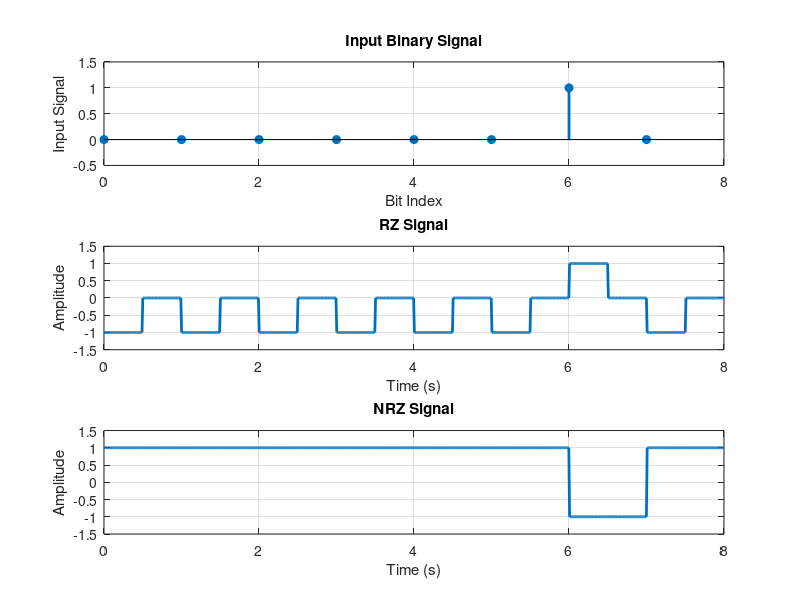

MATLAB code for this plot:
clc;
clear;
close all;

input_signal = [0 0 0 0 0 0 1 0];
n = length(input_signal);
bit_rate = 1;
samples_per_bit = 100;
time = linspace(0, n, n * samples_per_bit);

rz_signal = zeros(1, length(time));
nrz_signal = zeros(1, length(time));

for i = 1:n
    t_index = (i - 1) * samples_per_bit + 1 : i * samples_per_bit;
    
    
    if input_signal(i) == 0
        nrz_signal(t_index) = 1;
    else
        nrz_signal(t_index) = -1;
    end
    
    mid = round(samples_per_bit / 2);
    if input_signal(i) == 1
        rz_signal(t_index(1:mid)) = 1;
        rz_signal(t_index(mid+1:end)) = 0;
    else
        rz_signal(t_index(1:mid)) = -1;
        rz_signal(t_index(mid+1:end)) = 0;
    end
end





figure;

subplot(3,1,1);
stem(0:n-1, input_signal, 'filled', 'linewidth', 2);
ylabel('Input Signal');
xlabel('Bit Index'); 
grid on;
axis([0 n -0.5 1.5]);
title('Input Binary Signal');

subplot(3,1,2);
plot(time, rz_signal, 'linewidth', 2);
title('RZ Signal');
xlabel('Time (s)');
ylabel('Amplitude');
grid on;
ylim([-1.5 1.5]);

subplot(3,1,3);
plot(time, nrz_signal, 'linewidth', 2);
title('NRZ Signal');
xlabel('Time (s)');
ylabel('Amplitude');
grid on;
ylim([-1.5 1.5]);
